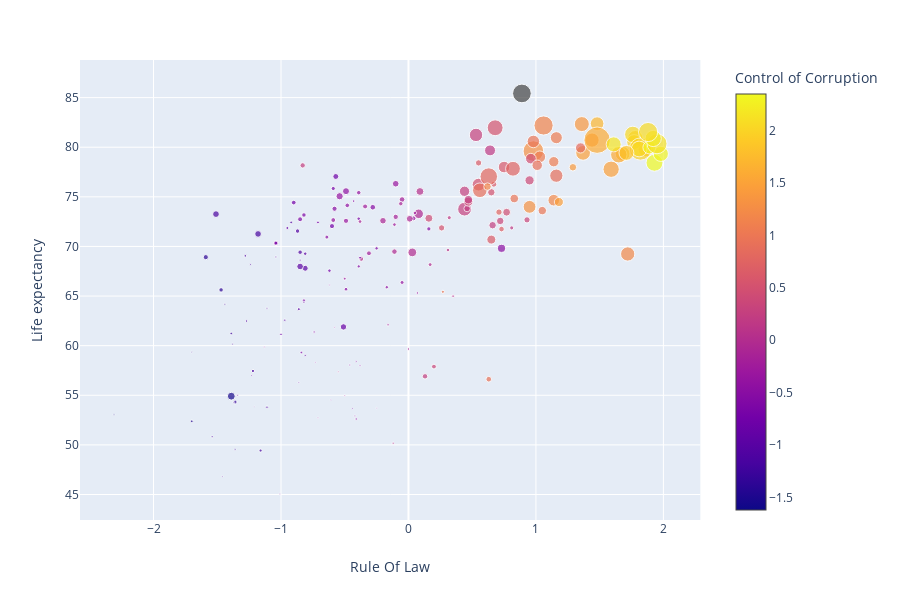

The notebook cell saved with this chart:
### Code cell
scat_rule_law_gdp = px.scatter(original_df,y="Life expectancy",x="Rule Of Law",  color='Control of Corruption',
                 size='GDP', hover_data=['Country'])
scat_rule_law_gdp.show()

### Figure 1 — Plotly figure (JSON) as saved in the notebook; plotly's stock layout.template omitted (floating-point values rounded to 4 significant figures; data arrays with more than 128 entries replaced by an {"elided": "..."} marker saying what was removed)
{"data": [{"customdata": {"elided": "193x1 str values"}, "hoverlabel": {"namelength": 0}, "hovertemplate": "Rule Of Law=%{x}<br>Life expectancy=%{y}<br>GDP=%{marker.size}<br>Country=%{customdata[0]}<br>Control of Corruption=%{marker.color}", "legendgroup": "", "marker": {"color": {"elided": "193 float values"}, "coloraxis": "coloraxis", "size": {"elided": "193 float values"}, "sizemode": "area", "sizeref": 338.1, "symbol": "circle"}, "mode": "markers", "name": "", "showlegend": false, "type": "scatter", "x": {"elided": "193 float values"}, "xaxis": "x", "y": {"elided": "193 float values"}, "yaxis": "y"}], "layout": {"coloraxis": {"colorbar": {"title": {"text": "Control of Corruption"}}, "colorscale": [[0, "#0d0887"], [0.1111, "#46039f"], [0.2222, "#7201a8"], [0.3333, "#9c179e"], [0.4444, "#bd3786"], [0.5556, "#d8576b"], [0.6667, "#ed7953"], [0.7778, "#fb9f3a"], [0.8889, "#fdca26"], [1, "#f0f921"]]}, "height": 600, "legend": {"itemsizing": "constant", "tracegroupgap": 0}, "margin": {"t": 60}, "xaxis": {"anchor": "y", "domain": [0, 0.98], "title": {"text": "Rule Of Law"}}, "yaxis": {"anchor": "x", "domain": [0, 1], "title": {"text": "Life expectancy"}}}}
